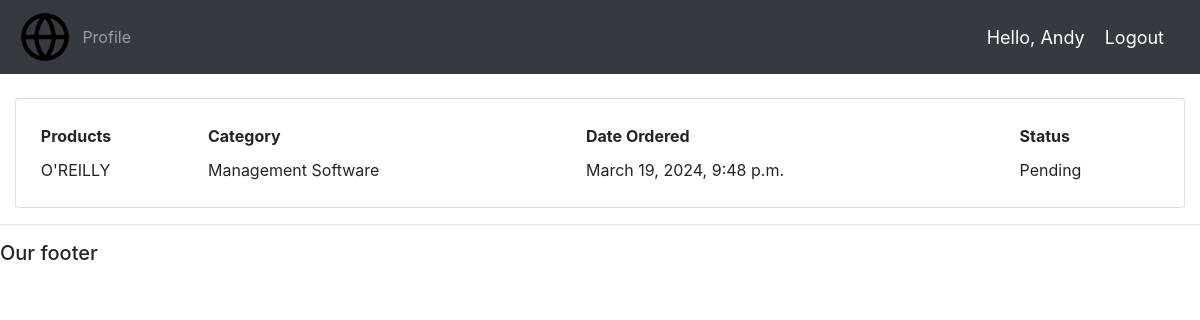
The page /user/ (signed in) on the database its author committed.
### accounts/models.py (models this page shows)
class Order(models.Model):
        STATUS = (
            ('Pending', 'Pending'),
            ('Out for delivery', 'Out for delivery'),
            ('Delivered', 'Delivered'),
        )
        customer = models.ForeignKey(Customer, null=True, on_delete= models.SET_NULL)
        product = models.ForeignKey(Product, null=True, on_delete= models.SET_NULL)
        date_created = models.DateTimeField(auto_now_add=True, null=True)
        status = models.CharField(max_length = 200, null=True, choices=STATUS)
        def __str__(self):
            return self.product.name

class Product(models.Model):
        CATEGORY = (
            ('PRIMARK', 'PRIMARK'),
            ('Electronics', 'Electronics'),
            ('Books', 'Books'),
            ('Management Software', 'Management Software'),
            )
        name = models.CharField(max_length = 200, null=True)
        price = models.FloatField(null=True)
        category = models.CharField(max_length = 200, null=True, choices=CATEGORY)
        description = models.CharField(max_length = 200, null=True, blank=True)
        date_created = models.DateTimeField(auto_now_add=True, null=True)
        image = models.ImageField(null=True)
        tags = models.ForeignKey(Tag, on_delete=models.SET_NULL, blank=True, null=True)
        def __str__(self):
            return self.name

### accounts/views.py (the view)
# urls.py: path('user/', views.userPage, name="user-page"),
@login_required(login_url='login')
def userPage(request):
    orders = request.user.customer.order_set.all()
    print('ORDER', orders)
    total_orders = orders.count()
    delivered = orders.filter(status='Delivered').count()
    pending = orders.filter(status='Pending').count()
    context = {'orders':orders, 'total_orders':total_orders, 'delivered':delivered, 'pending':pending}
    return render(request, 'accounts/user.html', context)

### accounts/templates/accounts/user.html
{% extends 'accounts/main.html' %}
{% block content %}
{% include 'accounts/status.html' %}
    <div class="row">
        <div class="col-md">
            <div class="card card-body">
                <table class="table-sm">
                    <tr>
                        <th>Products</th>
                        <th>Category</th>
                        <th>Date Ordered</th>
                        <th>Status</th>
                    </tr>
                    {% for order in orders %}
                        <tr>
                            <td>{{order.product}}</td>
                            <td>{{order.product.category}}</td>
                            <td>{{order.date_created}}</td>
                            <td>{{order.status}}</td>
                        </tr>
                    {% endfor %}
                </table>
            </div>
        </div>
    </div>
{% endblock content %}

### accounts/templates/accounts/navbar.html (shortened to what this page needs)
{% load static %}
<nav class="navbar navbar-expand-lg navbar-dark bg-dark">
  <img src="/images/favicon.png" alt="favicon" class="logo">
    <div class="collapse navbar-collapse" id="navbarNav">
      <ul class="navbar-nav">
        {% if request.user.is_staff %}
        <li class="nav-item active">
          <a class="nav-link" href="{% url 'home' %}">Dashboard</a>
        </li>
        <li class="nav-item">
          <a class="nav-link" href="{% url 'products' %}">Products</a>
        </li>
        {% else %}
        <li class="nav-item">
          <a class="nav-link" href="{% url 'account' %}">Profile</a>
        </li>
        {% endif %}
      </ul>
    </div>
    <span class="hello-msg">Hello, {{request.user}}</span>
    <span><a class="hello-msg" href="{% url 'logout' %}">Logout</a></span>
  </nav>

### static/css/main.css (style rules this page uses)
body { background-color: #ebeff5; }

### accounts/templates/accounts/navbar.html (style rules this page uses)
.hello-msg { font-size: 18px; color: #fff; margin-right: 20px; }
.logo { width: 5%; height: 5%; padding: 3px; }

### rows shown on the page
Order: product "O'REILLY", product.category "Management Software", date_created "March 19, 2024, 9:48 p.m.", status "Pending"

### other values the page prints
{{ request.user }} "Andy"
